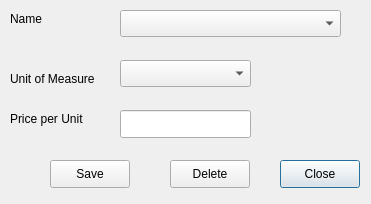
<ui version="4.0" >
 <class>OtherTradableGoods</class>
 <widget class="QDialog" name="OtherTradableGoods" >
  <property name="geometry" >
   <rect>
    <x>0</x>
    <y>0</y>
    <width>371</width>
    <height>204</height>
   </rect>
  </property>
  <property name="minimumSize" >
   <size>
    <width>369</width>
    <height>204</height>
   </size>
  </property>
  <property name="windowTitle" >
   <string>Manage Other Tradable Goods</string>
  </property>
  <widget class="QPushButton" name="btnOtherTradableGoodsClose" >
   <property name="geometry" >
    <rect>
     <x>280</x>
     <y>160</y>
     <width>80</width>
     <height>28</height>
    </rect>
   </property>
   <property name="text" >
    <string>Close</string>
   </property>
  </widget>
  <widget class="QPushButton" name="pushButton_3" >
   <property name="geometry" >
    <rect>
     <x>50</x>
     <y>160</y>
     <width>80</width>
     <height>28</height>
    </rect>
   </property>
   <property name="text" >
    <string>Save</string>
   </property>
  </widget>
  <widget class="QComboBox" name="comboBox" >
   <property name="geometry" >
    <rect>
     <x>120</x>
     <y>10</y>
     <width>221</width>
     <height>27</height>
    </rect>
   </property>
  </widget>
  <widget class="QLabel" name="label" >
   <property name="geometry" >
    <rect>
     <x>10</x>
     <y>10</y>
     <width>54</width>
     <height>18</height>
    </rect>
   </property>
   <property name="text" >
    <string>Name</string>
   </property>
  </widget>
  <widget class="QComboBox" name="comboBox_3" >
   <property name="geometry" >
    <rect>
     <x>120</x>
     <y>60</y>
     <width>131</width>
     <height>27</height>
    </rect>
   </property>
  </widget>
  <widget class="QLabel" name="label_3" >
   <property name="geometry" >
    <rect>
     <x>10</x>
     <y>70</y>
     <width>91</width>
     <height>18</height>
    </rect>
   </property>
   <property name="text" >
    <string>Unit of Measure</string>
   </property>
  </widget>
  <widget class="QLineEdit" name="lineEdit" >
   <property name="geometry" >
    <rect>
     <x>120</x>
     <y>110</y>
     <width>131</width>
     <height>28</height>
    </rect>
   </property>
  </widget>
  <widget class="QLabel" name="label_5" >
   <property name="geometry" >
    <rect>
     <x>10</x>
     <y>110</y>
     <width>81</width>
     <height>18</height>
    </rect>
   </property>
   <property name="text" >
    <string>Price per Unit</string>
   </property>
  </widget>
  <widget class="QPushButton" name="pushButton" >
   <property name="geometry" >
    <rect>
     <x>170</x>
     <y>160</y>
     <width>80</width>
     <height>28</height>
    </rect>
   </property>
   <property name="text" >
    <string>Delete</string>
   </property>
  </widget>
 </widget>
 <resources/>
 <connections/>
</ui>
